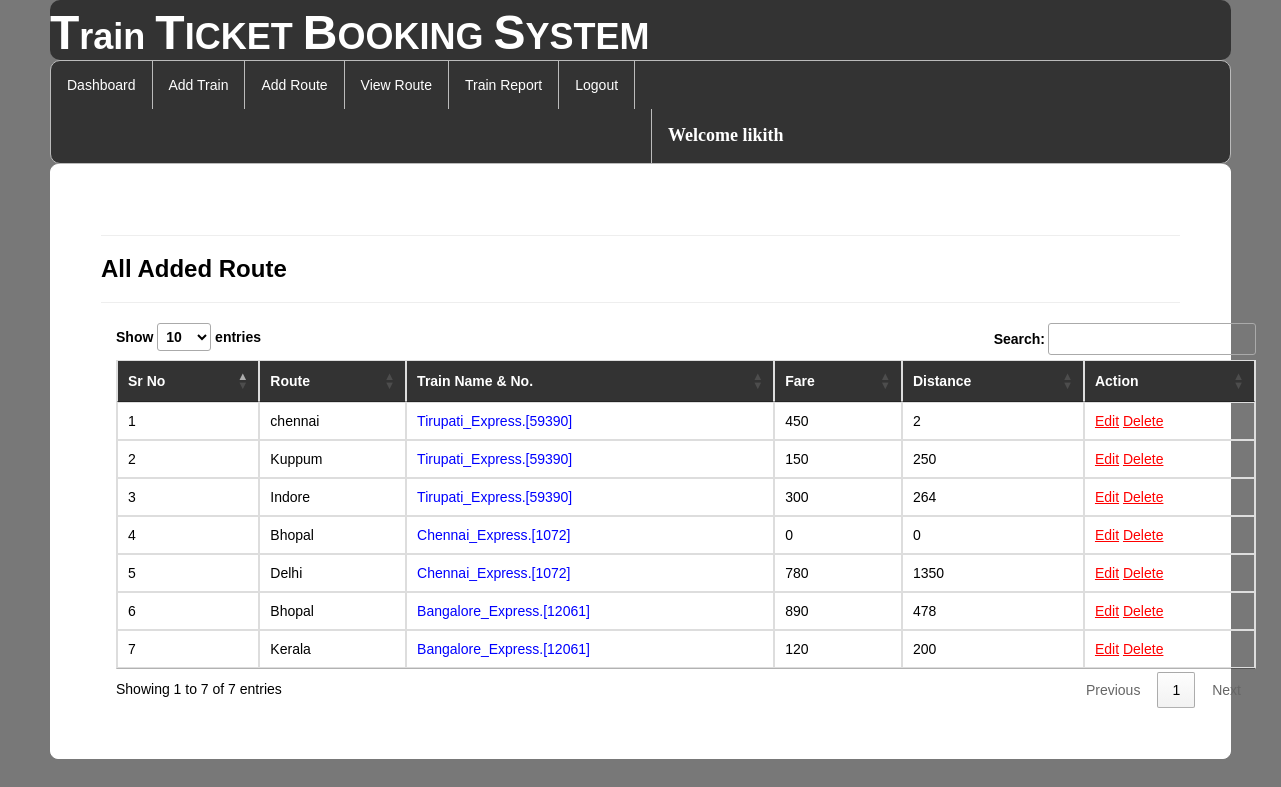
The app's page /availableroute/ (signed in) with its own data.
### railway/models.py (models this page shows, shortened)
class Add_route(models.Model):
    train = models.ForeignKey(Add_Train,on_delete=models.CASCADE,null=True)
    route = models.CharField(max_length=100,null=True)
    distance=models.IntegerField(null=True)
    fare=models.IntegerField(null=True)

class Add_Train(models.Model):
    trainname = models.CharField(max_length=30,null=True)
    train_no = models.IntegerField(null=True)
    from_city = models.CharField(max_length=30,null=True)
    to_city = models.CharField(max_length=30,null=True)
    departuretime=models.CharField(max_length=30,null=True)
    arrivaltime=models.CharField(max_length=30,null=True)
    trevaltime=models.CharField(max_length=100,null=True)
    distance=models.IntegerField(null=True)
    img=models.FileField(null=True)

### railway/views.py (the view)
# urls.py: path('availableroute/', displayroute, name="availableroute"),
def displayroute(request):
    if not request.user.is_authenticated:
        return redirect('login')
    data = Add_route.objects.all()
    data2 = Add_Train.objects.all()
    d = {'data':data,'data2':data2}
    return render(request,"availableroute.html",d)

### railway/templates/availableroute.html (shortened to what this page needs)
{% extends 'navigation3.html' %}
{% load static %}
{% block b %}
<div style="color:Black;border:1px solid white;border-radius:8px;background-color:white;padding:50px">
<hr><h3><strong>All Added Route</strong></h3><hr>
        <div class="container">
<table class="table table-bordered" id="myTable">
  <thead style="color:white;background-color:#333">
  <tr>
    <th>Sr No</th>
    <th>Route</th>
      <th>Train Name & No.</th>
    <th>Fare</th>
    <th>Distance</th>
    <th>Action</th>
  </tr>
  </thead>
   <tbody>
{% for i in data %}
  <tr>
    <td>{{forloop.counter}}</td>
    <td>{{i.route}}</td>
      <td style="color:blue">{{i.train.trainname}}.[{{i.train.train_no}}]</td>
    <td>{{i.fare}}</td>
    <td>{{i.distance}}</td>
    <td style="100px"><a href="{% url 'editroute' i.id %}" style="color:red"><u>Edit</u></a>
        <a href="{% url 'delete_route' i.id %}" style="color:red"><u>Delete</u></a></td>
  </tr>{% endfor %}
    </tbody>
</table>
 </div>
</div>
{% endblock %}

### railway/templates/navigation3.html (shortened to what this page needs)
{% extends 'head.html' %}
{% load static %}
{% block body %}
<link rel = stylesheet href = "//cdn.datatables.net/1.10.19/css/jquery.dataTables.min.css">
<ul class="id2">
  <li id="id1"><a href="{% url 'admindashboard' %}">Dashboard</a></li>
  <li id="id1"><a href="{% url 'add_train' %}">Add Train</a></li>
  <li id="id1"><a href="{% url 'add_route' %}">Add Route</a></li>
  <li id="id1"><a href="{% url 'availableroute' %}">View Route</a></li>
  <li id="id1"><a href="{% url 'view_train'%}">Train Report</a></li>
  <li id="id1"><a href="{% url 'log_out' %}">Logout</a></li>
      <li id="id2" style="margin-left:600px"><a href="" style="color:white"><strong style="font-size:18px;font-family:cursive">Welcome {{request.user.username}}</strong></a></li>
</ul>
{% block b %}
{% endblock %}
{% endblock %}

### railway/templates/navigation3.html (style rules this page uses)
.id2 { list-style-type: none; margin: 0; padding: 0; overflow: hidden; background-color: #333; border-radius:10px; border:1px solid #bbb; }
#id1 { float: left; border-right:1px solid #bbb; }
#id2 { float: left; border-left:1px solid #bbb; }
li:last-child { border-right: none; }
li a { display: block; color: white; text-align: center; padding: 14px 16px; text-decoration: none; }
body { font-family: Arial, Helvetica, sans-serif; }

### records on screen
Add_route: route "chennai", train.trainname "Tirupati_Express", train.train_no "59390", fare "450", distance "2"
Add_route: route "Kuppum", train.trainname "Tirupati_Express", train.train_no "59390", fare "150", distance "250"
Add_route: route "Indore", train.trainname "Tirupati_Express", train.train_no "59390", fare "300", distance "264"
Add_route: route "Bhopal", train.trainname "Chennai_Express", train.train_no "1072", fare "0", distance "0"
Add_route: route "Delhi", train.trainname "Chennai_Express", train.train_no "1072", fare "780", distance "1350"
Add_route: route "Bhopal", train.trainname "Bangalore_Express", train.train_no "12061", fare "890", distance "478"
Add_route: route "Kerala", train.trainname "Bangalore_Express", train.train_no "12061", fare "120", distance "200"

### other values on screen
{{ request.user.username }} "likith"
